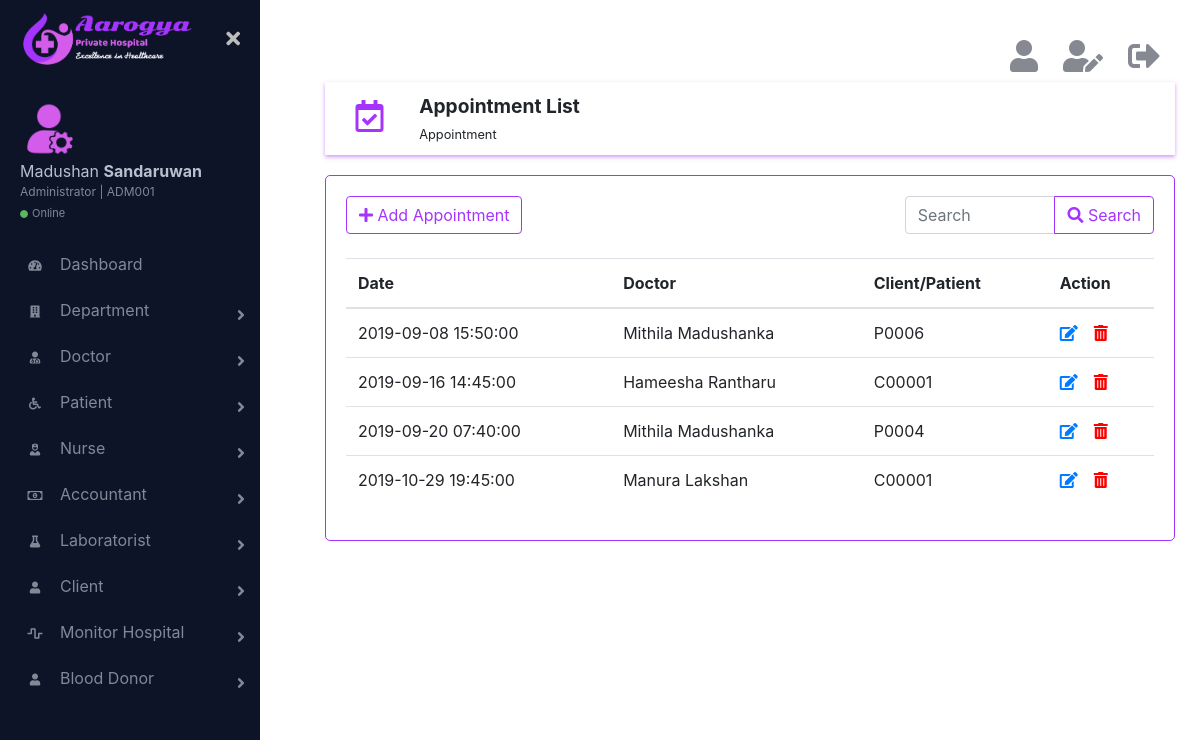
Screenshot of /html/appointmentList.php (signed in) with the database file from the repository.
### tables this page shows
CREATE TABLE IF NOT EXISTS `appointment` (
  `id` int(11) NOT NULL AUTO_INCREMENT,
  `doctorId` char(6) NOT NULL,
  `clientId` char(6) NOT NULL,
  `date` date NOT NULL,
  `time` time NOT NULL,
  `is_deleted` int(11) NOT NULL,
  PRIMARY KEY (`id`)
);

CREATE TABLE IF NOT EXISTS `doctor` (
  `id` char(6) NOT NULL,
  `firstName` varchar(20) NOT NULL,
  `lastName` varchar(20) NOT NULL,
  `email` varchar(100) NOT NULL,
  `mobile` char(10) NOT NULL,
  `department` char(3) NOT NULL,
  `is_deleted` int(11) NOT NULL,
  PRIMARY KEY (`id`)
);

### html/appointmentList.php (the view, shortened to what this page needs)
<?php
    require_once('../connection/connection.php');
?>
<!DOCTYPE html>
<html lang="en">
    <head>
        <link rel="stylesheet" href="../css/bootstrap.min.css">
        <link href="https://cdnjs.cloudflare.com/ajax/libs/font-awesome/5.10.0-11/css/all.css" rel="stylesheet">
        <link href="../css/main.css" rel="stylesheet">
    </head>
    <body>
        <div class="page-wrapper chiller-theme toggled">
            <?php
                require_once('sidebar.php');
            ?>
            <main class="page-content">
                <div class="container">
                    <?php
                        require_once('logoutbar.php');
                    ?>
                    <div class="row topic">
                        <div class="col-md-1 topic-logo">
                            <i class="far fa-calendar-check fa-2x"></i>
                        </div>
                        <div class="col-md-11">
                            <span class="font-weight-bold"><big>Appointment List</big><br><small>Appointment</small></span>
                        </div>
                    </div>
                    <div class="row">
                        <div class="col-md-12 form">
                            <div class="row">
                                <div class='col-md-8'>
                                    <?php
                                        if($_SESSION['role'] == 'client'){
                                            echo "<a href='addAppointment.php' ><button type='button' class='btn btn-outline-primary'><i class='far fa-envelope'></i>  Apply Appointment</button></a>";
                                        } else {
                                            echo "<a href='addAppointment.php' ><button type='button' class='btn btn-outline-primary'><i class='fas fa-plus'></i>  Add Appointment</button></a>";
                                        }
                                    ?>
                                </div>
                                <div class="col-md-4">
                                    <form action="appointmentList.php" method="get">
                                        <div class="input-group">
                                            <input type="search" name="searchTxt" class="form-control" placeholder="Search">
                                            <div class="input-group-append">
                                                <button class="btn btn-outline-primary" type="submit" name="search"><i class="fas fa-search"></i> Search</button>
                                            </div>
                                        </div>
                                    </form>
                                </div>
                            </div>
                            <br>
                            <table class="table">
                              <thead>
                                <tr>
                                    <th scope="col">Date</th>
                                    <th scope="col">Doctor</th>
                                    <th scope="col">Client/Patient</th>
                                    <?php
                                        if($_SESSION['role'] != 'client'){
                                            echo "<th scope='col'>Action</th>";
                                        }
                                    ?>
                                </tr>
                              </thead>
                              <tbody>
                                  <?php
                                    if(isset($_GET['search'])){
                                        $search =  mysqli_real_escape_string($con,$_GET['searchTxt']);
                                        $query = "SELECT a.*,d.firstName as fn, d.lastName as ln FROM `appointment` a, `doctor` d WHERE a.is_deleted = 0 AND a.doctorId = d.id AND a.`id` LIKE '{$search}%' OR a.`doctorId` LIKE '{$search}%' OR a.`clientId` LIKE '{$search}%' OR a.`date` LIKE '{$search}%' ORDER BY `date`";
                                    } else {
                                        if($_SESSION['role'] == 'doctor'){
                                            $query = "SELECT a.*,d.firstName as fn, d.lastName as ln FROM `appointment` a, `doctor` d WHERE a.is_deleted = 0 AND a.doctorId = d.id AND a.doctorId = '{$_SESSION['id']}' ORDER BY `date`";
                                        } else if($_SESSION['role'] == 'client'){
                                            $query = "SELECT a.*,d.firstName as fn, d.lastName as ln FROM `appointment` a, `doctor` d WHERE a.is_deleted = 0 AND a.doctorId = d.id AND a.clientId = '{$_SESSION['id']}' ORDER BY `date`";
                                        } else {
                                            $query = "SELECT a.*,d.firstName as fn, d.lastName as ln FROM `appointment` a, `doctor` d WHERE a.is_deleted = 0 AND a.doctorId = d.id ORDER BY `date`";
                                        }
                                    }
                                    $result_set = mysqli_query($con,$query);
                                    if (mysqli_num_rows($result_set) >= 1) {
                                        while($ap = mysqli_fetch_assoc($result_set)){
                                            echo "<tr>";
                                            echo "<td>".$ap['date']." ".$ap['time']."</td>";
                                            echo "<td>".$ap['fn']." ".$ap['ln']."</td>";
                                            echo "<td>".$ap['clientId']."</td>";
                                            if($_SESSION['role'] != 'client'){
                                                echo "<td><a href=\"#\"><i class='fas fa-edit mr-3' data-toggle='tooltip' title='Edit'></i></a><a href='appointmentList.php?id={$ap['id']}' onclick=\"return confirm('Are you sure to delete this information ?');\"><i class='fas fa-trash-alt' data-toggle='tooltip' title='Delete' style='color:red;'></i></a></td>";
                                            echo "</tr>";
                                            }
                                        }
                                    } else {
                                        echo "<tr><td><h4 class='text-danger'>No records</h4></td></tr>";
                                    }
                                  ?>
                              </tbody>
                            </table>
                        </div>
                    </div>
                </div>
            </main>
        </div>
    </body>
    </html>

### css/main.css (style rules this page uses)
.page-wrapper { height: 100vh; }
@media screen and (min-width: 700px) { .page-wrapper.toggled .page-content { padding-left: 300px; } }
.page-wrapper .page-content { display: inline-block; width: 100%; padding-left: 0px; padding-top: 20px; }
.page-wrapper .page-content > div { padding: 20px 40px; }
.page-wrapper .page-content { overflow-x: hidden; }
.topic { box-shadow: 0 2px 4px rgba(165, 52, 254, 0.5); padding: 10px; }
.topic-logo { display: inline-block; text-align: center; color: rgb(165, 52, 254); margin-top: 8px; }
.form { margin-top: 20px; border: 1px solid rgb(165, 52, 254); border-radius: 5px; padding: 20px; }

### rows the page displays
appointment: date "2019-09-08", time "15:50:00", doctorId.firstName "Mithila", doctorId.lastName "Madushanka", clientId "P0006"
appointment: date "2019-09-16", time "14:45:00", doctorId.firstName "Hameesha", doctorId.lastName "Rantharu", clientId "C00001"
appointment: date "2019-09-20", time "07:40:00", doctorId.firstName "Mithila", doctorId.lastName "Madushanka", clientId "P0004"
appointment: date "2019-10-29", time "19:45:00", doctorId.firstName "Manura", doctorId.lastName "Lakshan", clientId "C00001"

### other values shown
$_SESSION['firstName'] "Madushan"
$_SESSION['lastName'] "Sandaruwan"
$_SESSION['id'] "ADM001"
